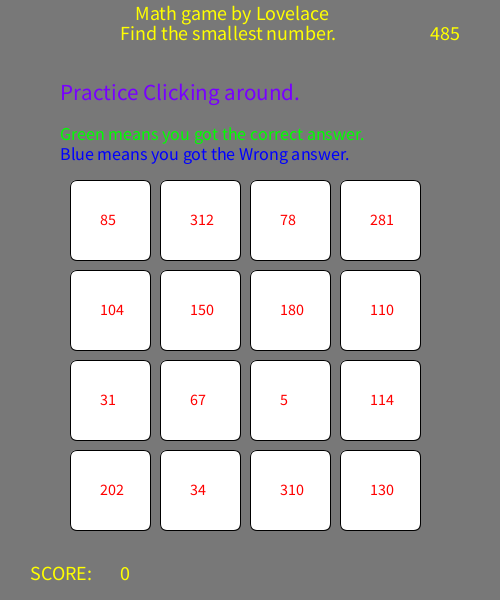
Frame 1 (no input)
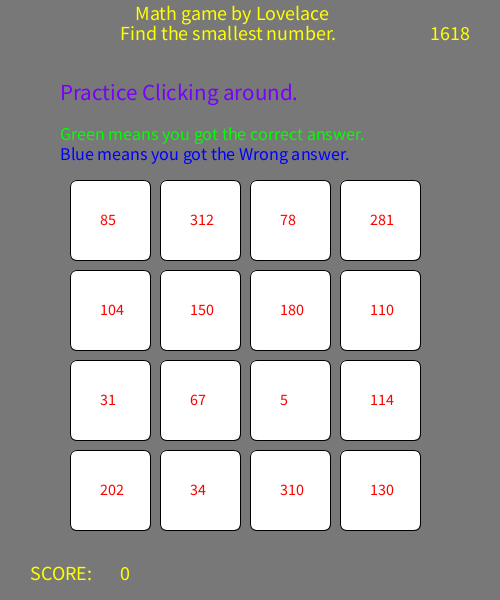
Frame 60 (the mouse pressed at the canvas centre just before this capture)
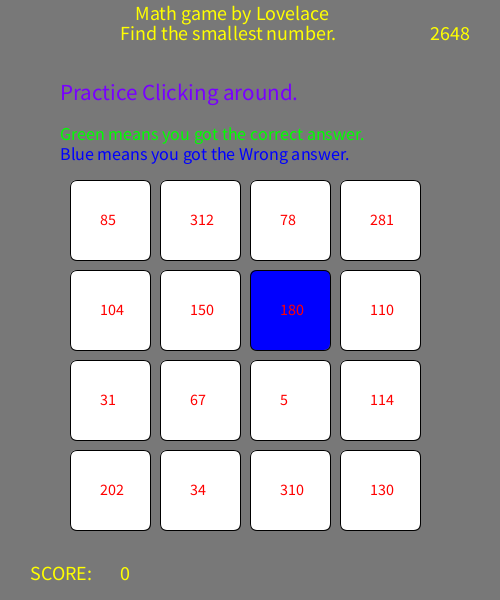
Frame 120 (the mouse held since frame 60 and released just before this capture)

The Processing sketch that drew these frames (run headless with seeded random() and noise(); from frame 60 on, the mouse is pressed at the canvas centre):

// Processing sketch: find_smallest_game
// ── find_smallest_game.pde
/* 
Developer: Bosena Telila
Team: lovelace
date: 10/17/20

This code creates an array of  random intigers and
places each random interger inside a box. If the player clicks on the box with the smallest integer the box turns green.
if the player clicks on the box that is not the smallest integer the box turns blue and game over.The counter keeps going until the player 
chooses a number that is not the smallest.

*/

String Welcome = "Math game by Lovelace";
String how_to_play = "Find the smallest number.";

int counter = 0;
int box_xpos = 70;
int box_ypos = 180;

int savedTime;
int totalTime = 5000;

boolean newArray = false;
boolean Start = false;
boolean duplicate = false;
boolean goodArray = false;

int[] arr = new int[16];
//creating array of Boxes using out Box class 
Box[] boxes = new Box[16];

void setup(){
 size(500,600);
 background(0);
 //time
 savedTime = millis();
 
//changes the values of the arr[i] from zero to random values that are not duplicate
 int j = 0, a;
 int n = int(random(16,500));
 while (goodArray != true){
   a = int(random(1,n));
   if(j>=16){
    break;
   }
   
   if(find_duplicate(arr,a) == false && j <= 16){
     arr[j] = a;
     j++;
   }
   
 }
 // creating class boxes and placing the random inegers inside each box
 for(int i = 0; i < boxes.length; i++){
  if(i == 0){
    boxes[i] = new Box(box_xpos, box_ypos);
    boxes[i].n = arr[i];
  }
  else if(boxes[i-1].xpos+100 >= 400) {
    boxes[i] = new Box(boxes[i-4].xpos, boxes[i-1].ypos+90);
    boxes[i].n = arr[i];
  }
  else {
    boxes[i] = new Box(boxes[i-1].xpos+90, boxes[i-1].ypos);
    boxes[i].n = arr[i];
  }
   
 }
}
//when mouse is released at each box it checks if the color is blue or green
// if the color of the box is green then it will continue
// if the color is not green it will change stop the game
void mouseReleased(){
  if(newArray == true){
    for(int i = 0; i < boxes.length; i++){
        if(boxes[i].box_color == color(0,255,0)){
         counter++;
         newArray = false;
        }
        else if(boxes[i].box_color == color(0,0,255)){
          background(0);
          textSize(30);
          text("YOU HAVE FAILED",120, 300);
          text("GOOD LUCK NEXT TIME!",90,330 );
          exit();
        }
        
    }
    
  }
}

void draw(){
if(Start == false){
  //Initial message 
  background(120);
  fill(120,0,255);
  textSize(23);
  text("Practice Clicking around.", 60,100);
  textSize(18);
  fill(0,255,0);
  text("Green means you got the correct answer.", 60,140);
  fill(0,0,255);
  text("Blue means you got the Wrong answer.", 60,160);
}
else {
 background(121); 
}

fill(255,255,0);
//introduction message
textSize(20);
text(Welcome, 135,20);
text(how_to_play, 120,40);


text("SCORE:", 30, 580);
text(counter, 120, 580);

//everytime draw is called passed time == millis - saved time;
int passedTime = millis() - savedTime;
textSize(20);
text(passedTime, 430,40);
if (passedTime >= totalTime) {
  Start = true;
    println("PsssedTime is greater that total time");
    totalTime = totalTime - 100;
    if(totalTime <= 1500){
     totalTime = totalTime + 1000;
    }
    newArray = true;
    savedTime = millis(); // Save the current time to restart the timer!
    
  //updates the current array with new randome numbers
  int j = 0, a;
  int n = int(random(16,500));
    while (goodArray != true){
      a = int(random(1,n));
      if(j>=16){
        break;
      }
       
      if(find_duplicate(arr,a) == false && j < 16){
        arr[j] = a;
       boxes[j].n = arr[j];
       boxes[j].box_color = color(255,255,255);
        j++;
      }
    }
}
  

for (int i = 0; i < boxes.length; i++) { 
  if(boxes[i].n == find_smallest(arr)){
     println("smallest  == ", find_smallest(arr));
     
    }
    else if(boxes[i].n == find_smallest(arr)){
    background(0);
    }
    boxes[i].display();
    boxes[i].check();
    
  }
}
//finds the smallest intiger from the array
int find_smallest(int[] array){
  int[] a = sort(array);
  return a[0];
   
}
//searches the array to find a duplicate number
boolean find_duplicate(int[] array, int n){
  int[] a = array;
  for(int i = 0; i < a.length; i++){
   if(a[i] == n){
    return true; 
   }
  }
  return false;
}
class Box {
  color box_color;
  int xpos,ypos,w = 80,h = 80,n;
  Box (int x, int y){
   xpos = x;
   ypos = y;
   box_color = color(255,255,255);
  }
 void display(){
   fill(box_color);
   rect(xpos, ypos,w,h,7);
   textSize(16);
   fill(255,0,0);
   text(n,xpos+30, ypos+45);
   
 }
 
 
 void check(){
  if(mousePressed){
   if(mouseX >= xpos && mouseX <=xpos+w &&  mouseY >= ypos && mouseY <=ypos+h){
     if(find_smallest(arr) == n){
       box_color = color(0,255,0);
     }
     else {
       box_color = color(0,0,255);
     }
     
   }
    
  }
   
 }
  
}
